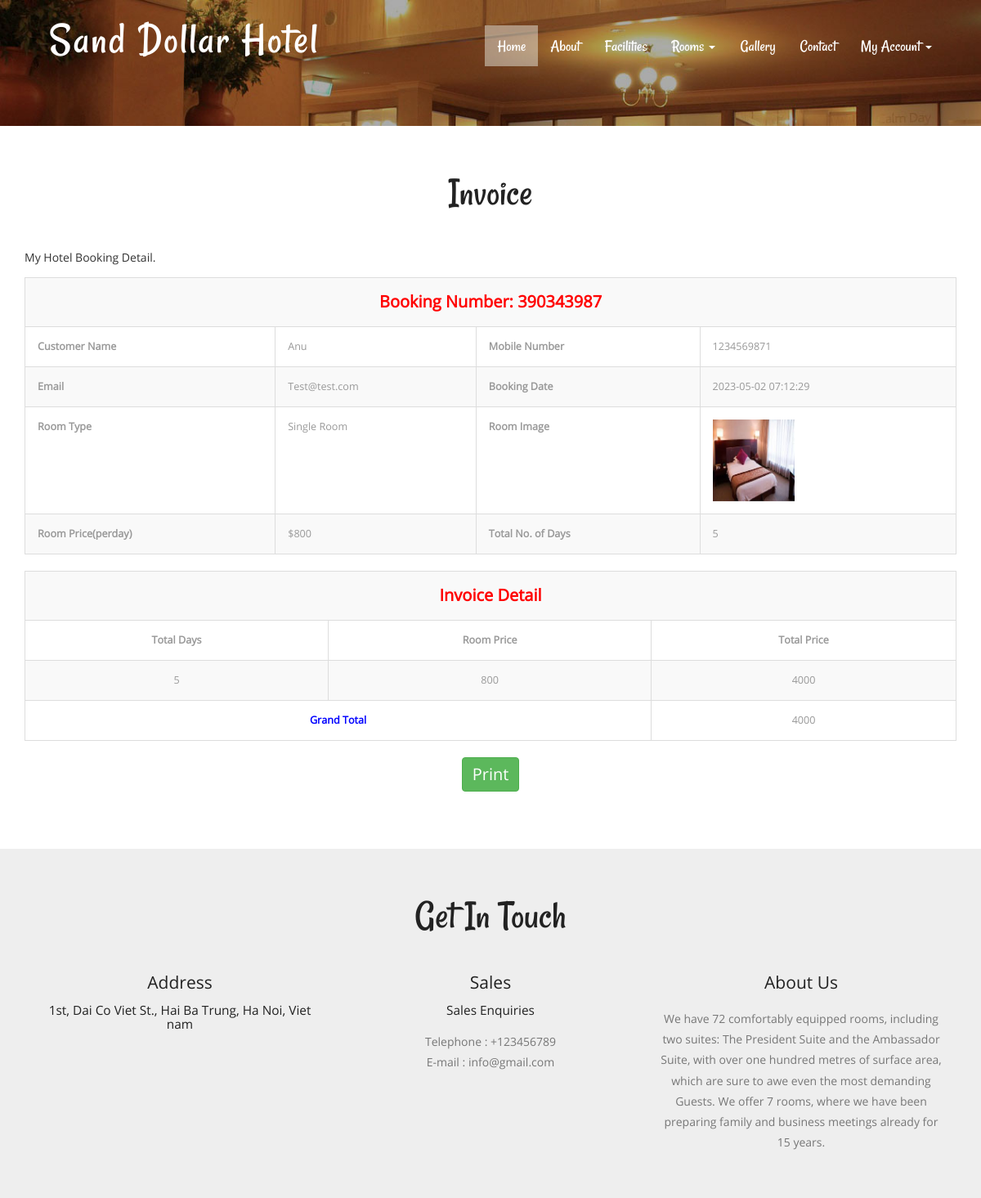
The page /invoice.php?invid=1 (signed in) on the database its author committed.
### tables this page shows
CREATE TABLE `tblbooking` (
  `ID` int(10) NOT NULL,
  `RoomId` int(5) DEFAULT NULL,
  `BookingNumber` varchar(120) DEFAULT NULL,
  `UserID` int(5) NOT NULL,
  `IDType` varchar(120) DEFAULT NULL,
  `Gender` varchar(50) DEFAULT NULL,
  `Address` mediumtext DEFAULT NULL,
  `CheckinDate` varchar(200) DEFAULT NULL,
  `CheckoutDate` varchar(200) DEFAULT NULL,
  `BookingDate` timestamp NULL DEFAULT current_timestamp(),
  `Remark` varchar(50) DEFAULT NULL,
  `Status` varchar(50) DEFAULT NULL,
  `UpdationDate` timestamp NULL DEFAULT NULL ON UPDATE current_timestamp()
);

CREATE TABLE `tbluser` (
  `ID` int(10) NOT NULL,
  `FullName` varchar(200) DEFAULT NULL,
  `MobileNumber` bigint(10) DEFAULT NULL,
  `Email` varchar(120) DEFAULT NULL,
  `Password` varchar(120) DEFAULT NULL,
  `RegDate` timestamp NULL DEFAULT current_timestamp()
);

CREATE TABLE `tblcategory` (
  `ID` int(10) NOT NULL,
  `CategoryName` varchar(120) DEFAULT NULL,
  `Description` mediumtext DEFAULT NULL,
  `Price` int(5) NOT NULL,
  `Date` timestamp NULL DEFAULT current_timestamp()
);

CREATE TABLE `tblroom` (
  `ID` int(10) NOT NULL,
  `RoomType` int(10) DEFAULT NULL,
  `RoomName` varchar(200) DEFAULT NULL,
  `MaxAdult` int(5) DEFAULT NULL,
  `MaxChild` int(5) DEFAULT NULL,
  `RoomDesc` mediumtext DEFAULT NULL,
  `NoofBed` int(5) DEFAULT NULL,
  `Image` varchar(200) DEFAULT NULL,
  `RoomFacility` varchar(200) DEFAULT NULL,
  `CreationDate` timestamp NULL DEFAULT current_timestamp()
);

CREATE TABLE `tblpage` (
  `ID` int(10) NOT NULL,
  `PageType` varchar(120) DEFAULT NULL,
  `PageTitle` varchar(200) DEFAULT NULL,
  `PageDescription` mediumtext DEFAULT NULL,
  `Email` varchar(120) DEFAULT NULL,
  `MobileNumber` bigint(10) DEFAULT NULL,
  `UpdationDate` timestamp NULL DEFAULT NULL ON UPDATE current_timestamp()
);

### src/invoice.php (the view, shortened to what this page needs)
<?php
include('includes/dbconnection.php');
if (strlen($_SESSION['hbmsuid'] == 0)) {
  header('location:logout.php');
} else {
?>
<!DOCTYPE HTML>
<html>
<head>
  <link href="css/bootstrap.css" rel="stylesheet" type="text/css" media="all">
  <link href="css/style.css" rel="stylesheet" type="text/css" media="all" />
</head>
<body>
  <div class="header head-top">
    <div class="container">
      <?php include_once('includes/header.php'); ?>
    </div>
  </div>
  <div class="typography">
    <div class="container">
      <div class="typography-info">
        <h2 class="type">Invoice</h2>
      </div>
      <p>My Hotel Booking Detail.</p>
      <div class="bs-docs-example">
        <?php
        $invid = $_GET['invid'];
        $sql = "SELECT tblbooking.BookingNumber,tbluser.FullName,DATEDIFF(tblbooking.CheckoutDate,tblbooking.CheckinDate) as ddf,tbluser.MobileNumber,tbluser.Email,tblbooking.IDType,tblbooking.Gender,tblbooking.Address,tblbooking.CheckinDate,tblbooking.CheckoutDate,tblbooking.BookingDate,tblbooking.Remark,tblbooking.Status,tblbooking.UpdationDate,tblcategory.CategoryName,tblcategory.Description,tblcategory.Price,tblroom.RoomName,tblroom.MaxAdult,tblroom.MaxChild,tblroom.RoomDesc,tblroom.NoofBed,tblroom.Image,tblroom.RoomFacility
from tblbooking
join tblroom on tblbooking.RoomId=tblroom.ID
join tblcategory on tblcategory.ID=tblroom.RoomType
join tbluser on tblbooking.UserID=tbluser.ID
where tblbooking.ID=:invid";
        $query = $dbh->prepare($sql);
        $query->bindParam(':invid', $invid, PDO::PARAM_STR);
        $query->execute();
        $results = $query->fetchAll(PDO::FETCH_OBJ);
        if ($query->rowCount() > 0) {
          foreach ($results as $row) {               ?>
            <table border="1" class="table table-bordered table-striped table-vcenter js-dataTable-full-pagination">
              <tr>
                <th colspan="5" style="text-align: center;color: red;font-size: 20px">Booking Number: <?php echo $row->BookingNumber; ?></th>
              </tr>
              <tr>
                <th>Customer Name</th>
                <td><?php echo $row->FullName; ?></td>
                <th>Mobile Number</th>
                <td colspan="2"><?php echo $row->MobileNumber; ?></td>
              </tr>
              <tr>
                <th>Email</th>
                <td><?php echo $row->Email; ?></td>
                <th>Booking Date</th>
                <td colspan="2"><?php echo $row->BookingDate; ?></td>
              </tr>
              <tr>
                <th>Room Type</th>
                <td><?php echo $row->CategoryName; ?></td>
                <th>Room Image</th>
                <td><img src="admin/images/<?php echo $row->Image; ?>" width="100" height="100" value="<?php echo $row->Image; ?>"></td>
              </tr>
              <tr>
                <th>Room Price(perday)</th>
                <td>$<?php echo $row->Price; ?></td>
                <th>Total No. of Days</th>
                <td colspan="2"><?php echo $row->ddf; ?></td>
              </tr>
              <table border="1" class="table table-bordered table-striped table-vcenter js-dataTable-full-pagination">
                <tr>
                  <th colspan="5" style="text-align: center;color: red;font-size: 20px">Invoice Detail</th>
                </tr>
                <tr>
                  <th style="text-align: center;">Total Days</th>
                  <th style="text-align: center;">Room Price</th>
                  <th style="text-align: center;">Total Price</th>
                </tr>
                <tr>
                  <td style="text-align: center;"><?php echo $ddf = $row->ddf; ?></td>
                  <td style="text-align: center;"><?php echo $tp = $row->Price; ?></td>
                  <td style="text-align: center;"><?php echo $total = $ddf * $tp; ?></td>
                </tr>
              <?php
              $grandtotal += $total;
            } ?>
              <tr>
                <th colspan="2" style="text-align:center;color: blue">Grand Total </th>
                <td colspan="2" style="text-align: center;"><?php echo $grandtotal; ?></td>
              </tr>
            <?php $cnt = $cnt + 1;
          } ?>
              </table>
            </table>
            <p style="text-align: center;font-size: 20px">
              <input name="Submit2" type="submit" class="btn btn-success" style="font-size: 20px" value="Print" onClick="return f3();" style="cursor: pointer;" />
            </p>
      </div>
    </div>
  </div>
  <?php include_once('includes/getintouch.php'); ?>
</body>
</html><?php }  ?>

### src/includes/getintouch.php (shortened to what this page needs)
<div class="touch-section">
	<div class="container">
		<h3>get in touch</h3>
		<div class="touch-grids">
			<?php
				$sql="SELECT * from tblpage where PageType='contactus'";
				$query = $dbh -> prepare($sql);
				$query->execute();
				$results=$query->fetchAll(PDO::FETCH_OBJ);
				$cnt=1;
				if($query->rowCount() > 0) {
					foreach($results as $row) {
			?>
			<div class="col-md-4 touch-grid">
				<h4>address</h4>
				<h5><?php echo htmlentities($row->PageDescription);?></h5>
			</div>
			<div class="col-md-4 touch-grid">
				<h4>Sales</h4>
				<h5>Sales Enquiries</h5>
				<p>Telephone : +<?php  echo htmlentities($row->MobileNumber);?></p>
				<p>E-mail : <?php  echo htmlentities($row->Email);?></p>
			</div>
			<?php $cnt=$cnt+1;}} ?>
			<div class="col-md-4 touch-grid">
				<?php
					$sql="SELECT * from tblpage where PageType='aboutus'";
					$query = $dbh -> prepare($sql);
					$query->execute();
					$results=$query->fetchAll(PDO::FETCH_OBJ);
					$cnt=1;
					if($query->rowCount() > 0) {
						foreach($results as $row) {
				?>
				<h4><?php  echo htmlentities($row->PageTitle);?></h4>
				<br>
				<p><?php  echo htmlentities($row->PageDescription);?></p>
				</div><?php $cnt=$cnt+1;}} ?>
					<div class="clearfix"></div>
				</div>
			</div>
		</div>

### src/css/style.css (style rules this page uses)
h1,h2,h3,h4,h5,h6 { padding:0 0; margin:0 0; }
p { padding:0 0; margin:0 0; }
body { padding:0 0; margin:0 0; font-family: 'OpenSans-Regular' }
.header { background:url(../images/banner1.jpg) no-repeat 0px 0px; background-size:cover; -webkit-background-size: cover; -moz-background-size: cover; -o-background-size: cover; -ms-background-size: cover; min-height:764px; padding-bottom: 4em; }
.touch-section { padding: 4em 0; text-align: center; background-color: #eee; }
.touch-grids { margin-top: 3em; }
.touch-grid h4 { font-size: 1.5em; color: #222; text-transform: capitalize; }
.touch-section h3 { font-size: 3.5em; text-transform: capitalize; font-family: 'Rancho-Regular'; color: #222; }
.touch-grid h5 { font-size: 1.1em; padding: 1em 0; color: #222; }
.touch-grid p { font-size: 1em; line-height: 1.8em; color: #777; }
.head-top { min-height: 115px !important; }
.typography-info { text-align: center; margin-bottom: 3em; }
h2.type { font-size: 3.5em; text-transform: capitalize; font-family: 'Rancho-Regular'; color: #222; }
.typography { padding: 4em 0; }
.table > thead > tr > th, .table > tbody > tr > th, .table > tfoot > tr > th, .table > thead > tr > td, .table > tbody > tr > td, .table > tfoot > tr > td { border-top: none !important; }
.bs-docs-example { margin: 1em 0; }
.table td, .table>tbody>tr>td, .table>tbody>tr>th, .table>tfoot>tr>td, .table>tfoot>tr>th, .table>thead>tr>td, .table>thead>tr>th { padding: 15px!important; }
.table > thead > tr > th, .table > tbody > tr > th, .table > tfoot > tr > th, .table > thead > tr > td, .table > tbody > tr > td, .table > tfoot > tr > td { font-size: 0.9em; color: #999; border-top: none !important; }
@media (max-width:1440px) { .header { min-height: 679px; } }
@media (max-width:1366px) { .header { min-height: 652px; } }
@media (max-width:1280px) { .header { min-height: 602px; } }

### rows shown on the page
tblbooking: BookingNumber "390343987", UserID.FullName "Anu", UserID.MobileNumber "1234569871", UserID.Email "Test@test.com", BookingDate "2023-05-02 07:12:29", tblcategory.CategoryName "Single Room", RoomId.Image (picture), tblcategory.Price "800", ddf "5", tp "4000"
tblpage: PageDescription "1st, Dai Co Viet St., Hai Ba Trung, Ha Noi, Viet nam", MobileNumber "123456789", Email "info@gmail.com"
tblpage: PageTitle "About Us", PageDescription "We have 72 comfortably equipped rooms, including two suites: The President Suite and the Ambassador Suite, with over one hundred metres of surface area, which are sure to awe even the most demanding Guests. We offer 7 rooms, where we have been preparing family and business meetings already for 15 years."

### other values the page prints
$grandtotal "4000"
